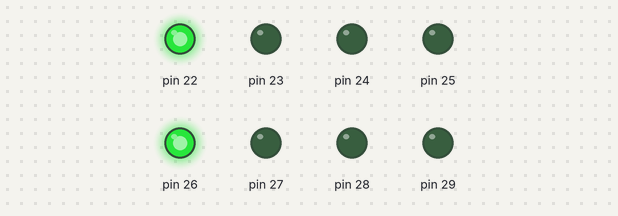
Recording of a sketch running on a simulated Arduino Mega 2560, built with avr-gcc and run on an emulated ATmega2560. Shown: output pins drawn as LEDs (lit = HIGH).

Above: at 0.1 s.
At 0.54 s:
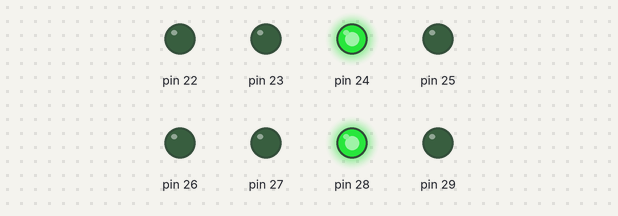
At 1.2 s:
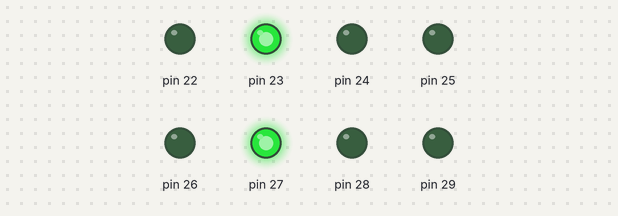
At 2.53 s:
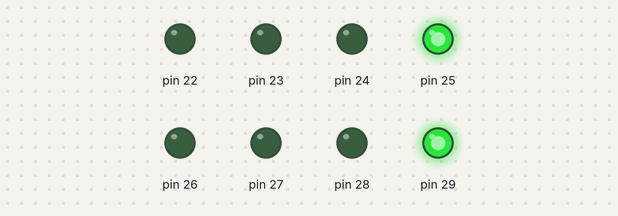
Timing chart, 0 to 3.0 s (numbered marks = the images above):
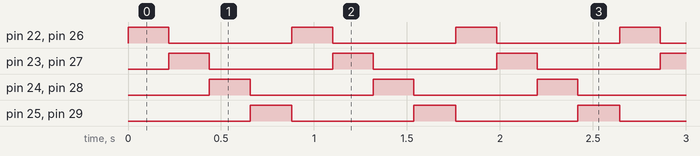

The sketch:

sketch.ino
```cpp
void setup() {
  // put your setup code here, to run once:
  volatile char *ddr_a=(char*)0x21;
  *ddr_a=0xff;

}

void loop() {
  // put your main code here, to run repeatedly:
  volatile char *port_a=(char*)0x22;

 volatile long  x;
 while(1)
 {
 *port_a=0b00010001;
  for(x=0;x<100000;x++);
  *port_a=0b00100010;
  for(x=0;x<100000;x++);
  *port_a=0b01000100;
  for(x=0;x<100000;x++);
  *port_a=0b10001000;
  for(x=0;x<100000;x++);
}
}
```

Measured:
- by itself, pin 22–24, pin 26–28: alternates HIGH for 0.22 s and LOW for 0.66 s
- by itself, pin 25, pin 29: alternates HIGH for 0.23 s and LOW for 0.66 s
- by itself, everything shown: repeats every 0.88 s, in 4 steps
